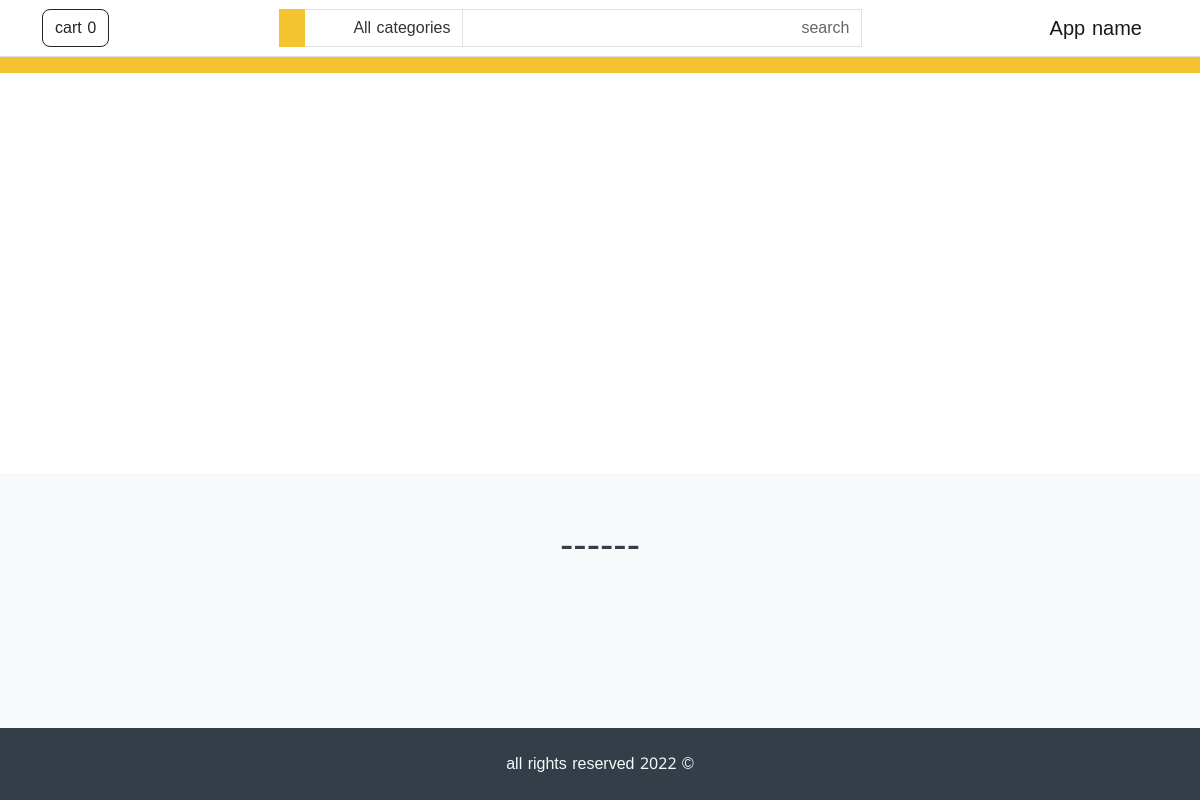
Before: / with the older database file.
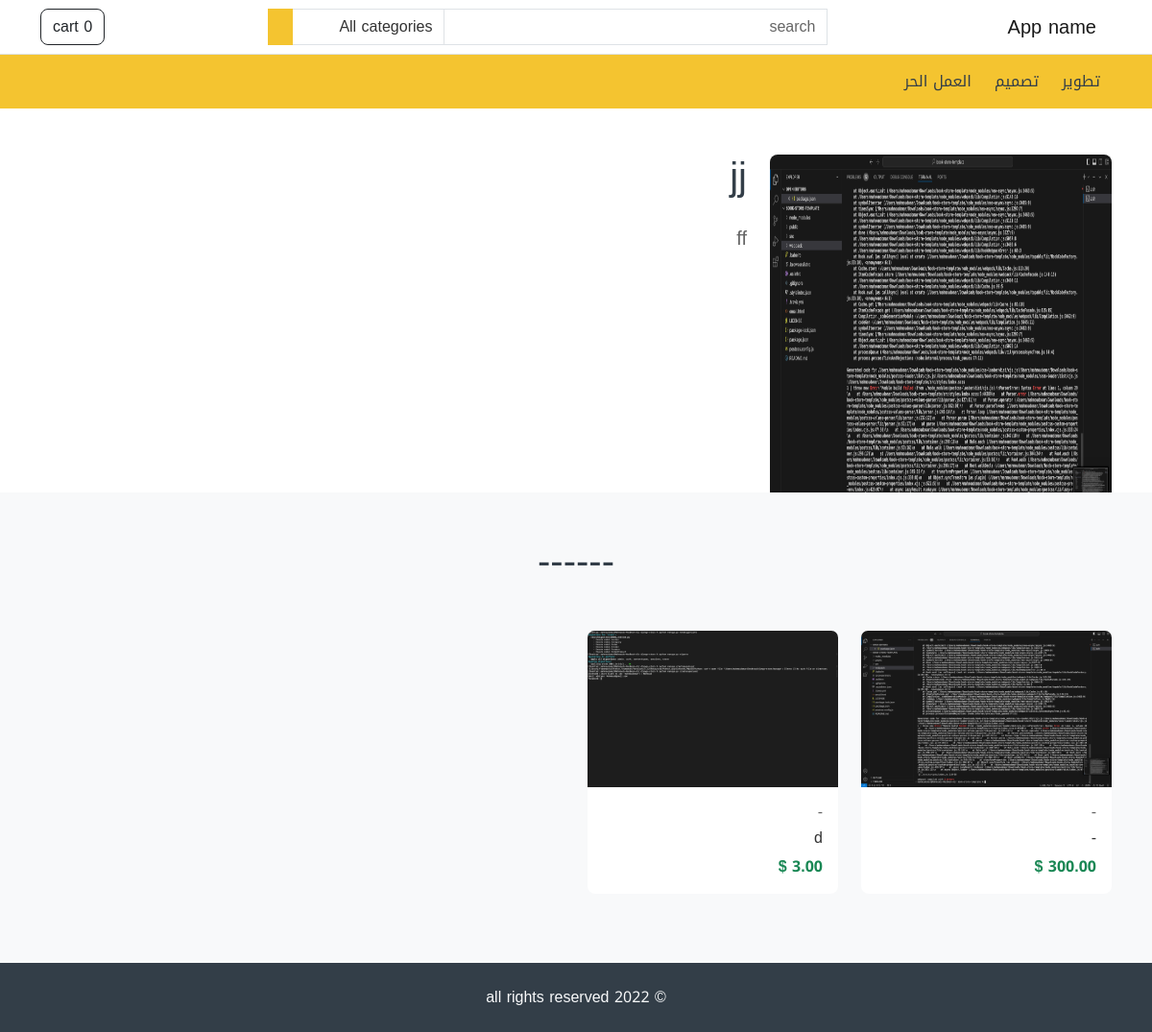
After: the same page with the newer database file.
### store/models.py (models this page shows, shortened)
class Category (models.Model):
    Name=models.CharField(max_length=255,unique=True)
    featured=models.BooleanField(default=False)
    order=models.IntegerField(default=1)
    created_at=models.DateTimeField(auto_now_add=True)
    updated_at=models.DateTimeField(auto_now=True)

class Slider(models.Model):
    title=models.CharField(max_length=255)
    sub_title=models.TextField(max_length=500)
    image=models.ImageField(null=True)
    order=models.IntegerField()
    created_at=models.DateTimeField(auto_now_add=True)
    updated_at=models.DateTimeField(auto_now=True)

class Product(models.Model):
    name=models.CharField(max_length=255)
    Short_description = models.TextField(null=True)
    description=models.TextField(null=True)
    image=models.ImageField()
    pdf_file=models.FileField(null=True)
    price=models.FloatField()
    featured=models.BooleanField(default=False)
    created_at=models.DateTimeField(auto_now_add=True)
    updated_at=models.DateTimeField(auto_now=True)
    category=models.ForeignKey(Category,on_delete=models.PROTECT)
    author=models.ForeignKey(Author,on_delete=models.SET_NULL,null=True)

class Author(models.Model):
    name=models.CharField(max_length=255)
    bio=models.TextField(null=True)
    created_at=models.DateTimeField(auto_now_add=True)
    updated_at=models.DateTimeField(auto_now=True)

### store/views.py (the view)
# urls.py: path('',views.index , name='store.home'),
def index(request):
    products=Product.objects.select_related('author').filter(featured=True)
    slides=Slider.objects.order_by('order')
    return render(request, 'index.html',
                  {
                      'slides': slides,
                      'products': products
                      }
                      )

### store/context_processors.py (called while the page is built)
def store_website(request):
    categories=Category.objects.order_by('order')
    cart = Cart.objects.filter(session=request.session.session_key).last()
    cart_total=0
    cart_products = []
    if cart:
        cart_products = Product.objects.filter(pk__in=cart.items)
        for item in cart_products:
            cart_total += item.price
    return {
        'categories': categories,
        'cart_products': cart_products,
        'cart_total': cart_total,
    }

### store/templatetags/my_filters.py (called while the page is built)
def currency(amount):
    return '{:.2f}'.format(amount) + ' $'

### store/templates/index.html
{% extends 'base.html' %}
{% load i18n %}
{% load my_filters %}
{% block content %}
{% include 'partials/slider.html' %}
  <div class="container my-5">
    <section>
      <div class="col-md-12 mb-5">
        <p class="h1 text-center text-secondary">------</p>
      </div>
      <div class="row">
        {% for product in products %}
          <div class="col-md-3">
            {% include 'common/product_card.html' with product=product%}
          </div>
        {% endfor %}
      </div>
    </section>
  </div>
{% endblock %}

### store/templates/base.html (shortened to what this page needs)
{% load static %}
{% load i18n %}
<!DOCTYPE html>
<html lang="ar" class="h-100" dir="rtl">
  <head>
  <link href="{% static 'css/830.css'%}" rel="stylesheet">
  <link href="{% static 'css/app.css'%}" rel="stylesheet"></head>
  <body class="d-flex flex-column h-100 bg-light">
    {% include 'partials/header.html' %}
    <main>
     {% block content %}
     {% endblock %}
    </main>
    {% include 'partials/footer.html' %}
  </body>
</html>

### store/templates/partials/header.html (shortened to what this page needs)
{% load i18n %}
<nav class="navbar navbar-expand-lg navbar-light bg-white border-bottom">
    <div class="container">
      <a class="navbar-brand" href="/"> {% trans 'App name' %} </a>
      <div
        class="collapse navbar-collapse mt-2 mt-lg-0"
        id="navbarSupportedContent">
        {% include 'partials/header_search.html' %}
        <ul class="navbar-nav my-2 my-lg-0">
          <li class="nav-item">
            <a href="{% url 'store.cart' %}" class="btn btn-outline-dark" type="button">
              {% trans 'cart' %} <span id="card-items-count">{{ cart_products|length}}</span>
            </a>
          </li>
        </ul>
      </div>
    </div>
  </nav>
  <nav class="navbar navbar-expand-lg navbar-light bg-primary">
    <div class="container">
      <div
        class="collapse navbar-collapse mt-2 mt-lg-0"
        id="navbarSupportedContent"
      >
        <ul class="navbar-nav my-2 my-lg-0">
            {% for category in categories %}
            <li class="nav-item">
                <a class="nav-link mx-1" href="{% url 'store.category' category.id %}" role="button">
                  {{category.Name}}
                </a>
              </li>
            {% endfor %}
        </ul>
      </div>
    </div>
  </nav>

### store/templates/partials/header_search.html (shortened to what this page needs)
{% load i18n %}
<form action="{% url 'store.category' %}" class="d-flex mx-auto">
    <div class="input-group">
      <input
        value="{{request.GET.query}}"
        name="query"
        type="text"
        class="form-control"
        style="width: 400px"
        placeholder="{% trans 'search' %}"
      />
      <select name="category"  class="form-control" style="width: 160px" onchange="this.form.submit()" >
        <option value="">{% trans 'All categories' %}</option>
      </select>
      <button class="btn btn-primary" type="submit">
    </button>
    </div>
  </form>

### store/templates/partials/slider.html (shortened to what this page needs)
<div class="main-slider my-auto">
    <div class="swiper-wrapper">
        {% for slide in slides %}
            <div class="swiper-slide">
            <div class="container pt-5">
            <div class="row">
                <div class="col-md-4 text-center d-none d-lg-block">
                <img
                    src="{{slide.image.url}}"
                    alt="{{slide.title}}"
                    class="img-fluid rounded"
                />
                </div>
                <div class="col-md-8">
                <h1 class="text-secondary">
                    {{slide.title}}
                </h1>
                <blockquote class="blockquote mt-4">
                    <p class="text-muted">
                    {{slide.sub_title}}
                    </p>
                </blockquote>
                </div>
            </div>
            </div>
        </div>
      {% endfor %}
    </div>
</div>

### store/templates/common/product_card.html (shortened to what this page needs)
{% load i18n %}
{% load my_filters %}
<div class="product card mb-4">
    <img src="{{ product.image.url }}" class="card-img-top" alt="product.name" />
    <div class="card-body">
      <h6 class="text-muted">{{product.author.name}}</h6>
      <h6 class="card-title">{{product.name}}</h6>
      <strong class="fw-bold text-success">{{product.price|currency}}</strong>
    </div>
  </div>

### store/templates/partials/footer.html
{% load i18n %}
<footer class="footer mt-auto py-4 bg-secondary">
    <div class="container text-center">
      <span class="text text-light">{% trans '© 2022 all rights reserved' %}</span>
    </div>
  </footer>

Changed rows visible on the page:
added Category: Name "تطوير"
added Category: Name "تصميم"
added Category: Name "العمل الحر"
added Slider: image (picture), title "jj", sub_title "ff"
added Product: image (picture), author.name "-", name "-", price "300.00 $"
added Product: image (picture), author.name "-", name "d", price "3.00 $"
